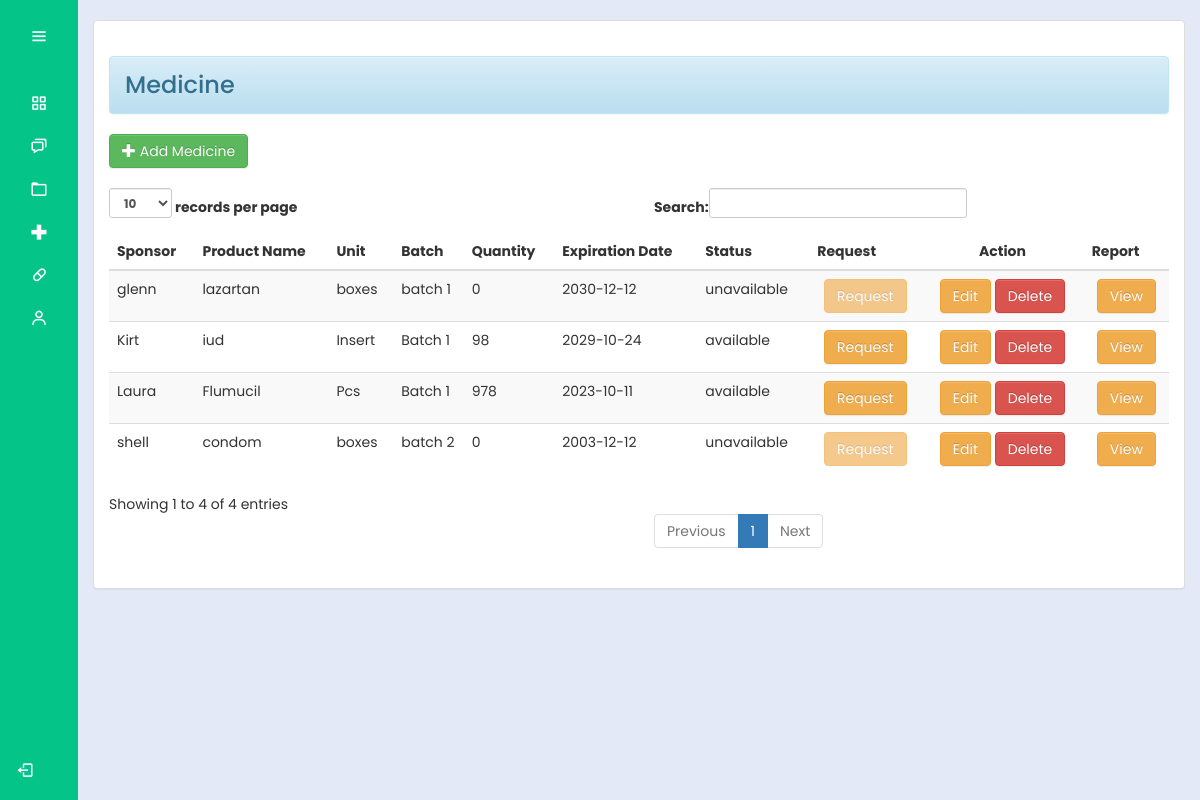
/bhw/medicinee.php (signed in), run on the app's committed database.
### tables this page shows
CREATE TABLE `medicines` (
  `productId` int(30) NOT NULL,
  `productName` varchar(100) NOT NULL,
  `sponsor` varchar(100) NOT NULL,
  `unit` varchar(100) NOT NULL,
  `batch` varchar(100) NOT NULL,
  `quantity1` int(10) NOT NULL,
  `total` int(10) NOT NULL,
  `expDate` date NOT NULL,
  `status` varchar(100) NOT NULL
);

### bhw/medicinee.php (the view, shortened to what this page needs)
<?php
@include "../connection/connect.php";
if(isset($_SESSION['user_data'])){
?>
<!DOCTYPE html>
<html lang="en">
<head>
  <link rel="stylesheet" href="../cssmainmenu/style.css">
  <link href='https://unpkg.com/boxicons@2.1.4/css/boxicons.min.css' rel='stylesheet'>
    <link rel="stylesheet" href="https://maxcdn.bootstrapcdn.com/bootstrap/3.3.5/css/bootstrap.min.css">
<link rel="stylesheet" href="https://maxcdn.bootstrapcdn.com/bootstrap/3.3.5/css/bootstrap-theme.min.css">
  <link rel = "stylesheet" type = "text/css" href = "../css/bootstrap.css " />
  <link rel = "stylesheet" type = "text/css" href = "../css/style.css" />
</head>
<body>
<?php try {
    include_once('side_menu.php');
} catch (Exception $e) {
    echo "Error: " . $e->getMessage();
}
 ?>
  <section class="home-section">
  <br>
    <div class="container-fluid">
      <div class="panel panel-default">
        <div class="panel-body">
        <h3><div class = "alert alert-info">Medicine</div></h3>
          <a class="btn btn-success" href="add_med.php?"><i class="glyphicon glyphicon-plus"></i> Add Medicine</a>
          <br />
          <br />
              <table id="table" class="table table-striped">
                <thead>
                    <tr>
                        <th>Sponsor</th>
                        <th>Product Name</th>
                        <th>Unit</th>
                        <th>Batch</th>
                        <th>Quantity</th>
                        <th>Expiration Date</th>
                        <th>Status</th>
                        <th>Request</th>
                        <th><center>Action</center></th>
                        <th>Report</th>
                    </tr>
                </thead>
              <tbody>
                    <?php
                      $query = $mysqli->query("SELECT * FROM medicines") or die(mysqli_error());
                      while ($fetch = $query->fetch_array()) {
                          $status = ($fetch['total'] == 0) ? 'unavailable' : $fetch['status'];
                      ?>
                        <tr>
                          <td><?php echo $fetch['sponsor'] ?></td>
                          <td><?php echo $fetch['productName'] ?></td>
                          <td><?php echo $fetch['unit'] ?></td>
                          <td><?php echo $fetch['batch'] ?></td>
                          <td><?php echo $fetch['total'] ?></td>
                          <td><?php echo $fetch['expDate'] ?></td>
                          <td><?php echo $status ?></td>
                        <td>
                              <center>
                              <?php if ($status == 'unavailable' || $fetch['total'] == 0): ?>
                                  <button class="btn btn-warning" disabled>Request</button>
                              <?php elseif ($fetch['unit'] == 'Insert'): ?>
                                  <a class="btn btn-warning" href="contraceptives_form.php?productName=<?php echo urlencode($fetch['productName']); ?>">Request</a>
                              <?php else: ?>
                                  <a class="btn btn-warning" href="request.php?productName=<?php echo urlencode($fetch['productName']); ?>">Request</a>
                              <?php endif; ?>
                          </center>
                      </td>
                      <td>
                          <center>
                              <a class="btn btn-warning" href="edit_med.php?productId=<?php echo $fetch['productId'] ?>"></i> Edit</a>
                              <a class="btn btn-danger" onclick="confirmationDelete(this); return false;" href="../admin_query/delete_med.php?productId=<?php echo $fetch['productId'] ?>">Delete</a>
                          </center>
                      </td>
                      <td>
                          <center>
                              <a class="btn btn-warning" href="report.php?productId=<?php echo $fetch['productId'] ?>"></i> View</a>
                          </center>
                      </td>
                    </tr>
                  <?php
                  }
                  ?>
                </tbody>
              </table>
        </div>
      </div>
    </div>
  </section>
</body>
</html>
<?php
}
else{
	header("Location:.././index.php?error=UnAuthorized Access");
}

### cssmainmenu/style.css (style rules this page uses)
:root { --color-default: #04c487; --color-second:#04c487; --color-white:#fff; --color-body:#e4e9f7; --color-light:#e0e0e0; }
* { padding: 0%; margin: 0%; box-sizing: border-box; font-family: 'Poppins', sans-serif; }
body { min-height: 100vh; }
.home-section { position: relative; background-color: var(--color-body); min-height: 100vh; top:0; left:78px; width: calc(100% - 78px); transition: all .5s ease; z-index: 2; }

### data on the page
medicines: sponsor "shell", productName "condom", unit "boxes", batch "batch 2", total "0", expDate "2003-12-12", total "unavailable", shows "Request"
medicines: sponsor "glenn", productName "lazartan", unit "boxes", batch "batch 1", total "0", expDate "2030-12-12", total "unavailable", shows "Request"
medicines: sponsor "Kirt", productName "iud", unit "Insert", batch "Batch 1", total "98", expDate "2029-10-24", status "available"
medicines: sponsor "Laura", productName "Flumucil", unit "Pcs", batch "Batch 1", total "978", expDate "2023-10-11", status "available"
